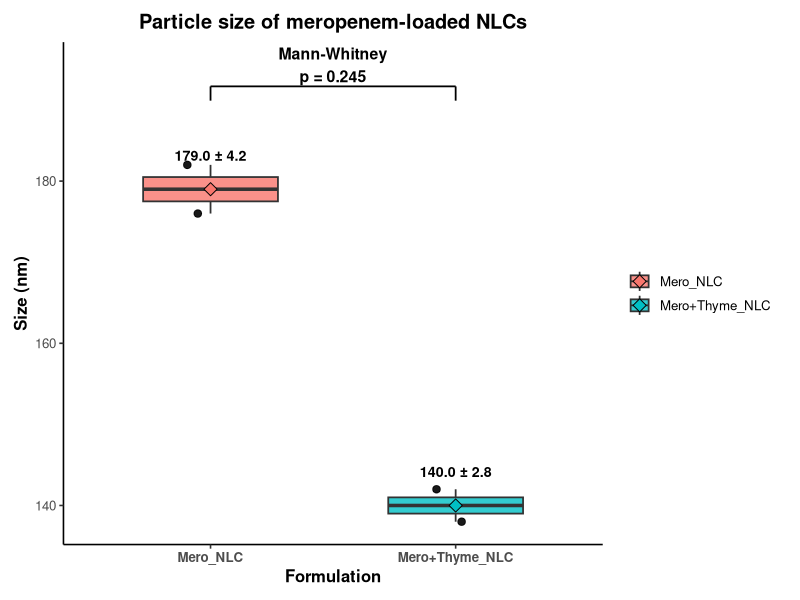
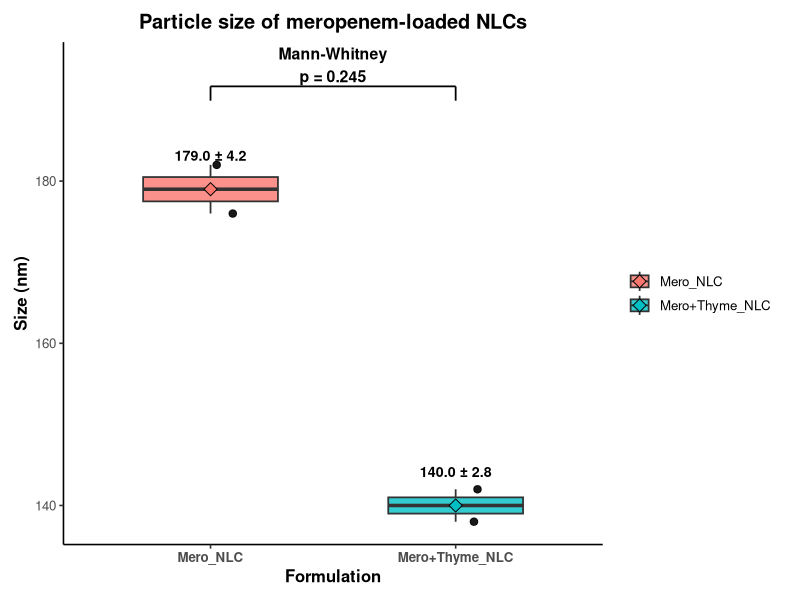
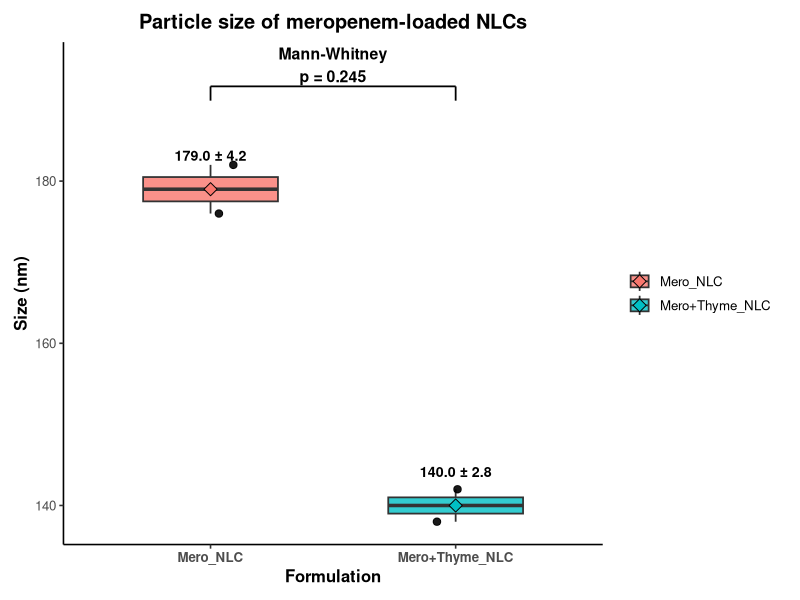

Source code (R) for these figures, in order:
# =========================================
# Boxplot + points + mean ± SD labels
# + statistical comparison (t-test or Mann-Whitney)
# (NO ggpubr / NO rstatix needed)
# =========================================

library(readr)
library(dplyr)
library(ggplot2)
library(forcats)

# -------------------------
# 1) Load data
# -------------------------
df <- read_csv("data/nlc_data.csv", show_col_types = FALSE)

# -------------------------
# 2) Robust column detection
# -------------------------
cn <- names(df)

form_col <- cn[grepl("formulation|group|sample|treat", cn, ignore.case = TRUE)][1]
if (is.na(form_col) || length(form_col) == 0) stop("Couldn't find a formulation/group column.")

size_col <- cn[grepl("size|particle|ps|nm", cn, ignore.case = TRUE)][1]
if (is.na(size_col) || length(size_col) == 0) stop("Couldn't find a particle size column.")

df <- df %>%
  rename(
    Formulation = all_of(form_col),
    Size_nm     = all_of(size_col)
  ) %>%
  mutate(
    Formulation = as.factor(Formulation),
    Size_nm     = as.numeric(Size_nm)
  ) %>%
  filter(!is.na(Formulation), !is.na(Size_nm))

# Optional: set preferred order if present
preferred_order <- c("Mero_NLC", "Mero+Thyme_NLC", "Mero_Thyme_NLC", "MeroThyme_NLC")
df <- df %>%
  mutate(Formulation = fct_relevel(Formulation, intersect(preferred_order, levels(Formulation))))

# -------------------------
# 3) Summary stats (mean ± SD)
# -------------------------
sumstats <- df %>%
  group_by(Formulation) %>%
  summarise(
    n = n(),
    mean = mean(Size_nm),
    sd = ifelse(n() >= 2, sd(Size_nm), 0),
    .groups = "drop"
  ) %>%
  mutate(label = sprintf("%.1f \u00B1 %.1f", mean, sd))

dir.create("outputs", showWarnings = FALSE, recursive = TRUE)
write_csv(sumstats, "outputs/summary_stats_particle_size.csv")

# -------------------------
# 4) Statistical comparison (expects exactly 2 groups)
# -------------------------
ng <- nlevels(df$Formulation)
if (ng != 2) {
  stop(paste0(
    "This script adds ONE comparison and expects 2 groups. You have ", ng,
    ". If you want pairwise comparisons for >2 groups, tell me."
  ))
}

lvl <- levels(df$Formulation)
g1 <- lvl[1]; g2 <- lvl[2]

x1 <- df$Size_nm[df$Formulation == g1]
x2 <- df$Size_nm[df$Formulation == g2]

p_sh1 <- if (length(x1) >= 3) shapiro.test(x1)$p.value else NA_real_
p_sh2 <- if (length(x2) >= 3) shapiro.test(x2)$p.value else NA_real_

use_ttest <- !is.na(p_sh1) && !is.na(p_sh2) && p_sh1 > 0.05 && p_sh2 > 0.05

if (use_ttest) {
  test_name <- "t-test"
  pval <- t.test(x1, x2)$p.value
} else {
  test_name <- "Mann-Whitney"   # ✅ FIXED (normal hyphen)
  pval <- wilcox.test(x1, x2, exact = FALSE)$p.value
}

p_text <- if (pval < 0.001) "p < 0.001" else paste0("p = ", formatC(pval, format = "f", digits = 3))

test_out <- data.frame(
  group1 = g1,
  group2 = g2,
  test = test_name,
  p_value = pval,
  shapiro_p_group1 = p_sh1,
  shapiro_p_group2 = p_sh2
)
write_csv(test_out, "outputs/group_comparison_particle_size.csv")

# -------------------------
# 5) Label positions
# -------------------------
ymin <- min(df$Size_nm, na.rm = TRUE)
ymax <- max(df$Size_nm, na.rm = TRUE)
y_range <- ymax - ymin

offset_mean <- 0.08 * y_range
offset_bracket <- 0.22 * y_range

label_df <- sumstats %>%
  mutate(y = mean + offset_mean)

y_bracket <- ymax + offset_bracket
y_text <- y_bracket + 0.06 * y_range
tick_h <- 0.04 * y_range

# -------------------------
# 6) Plot
# -------------------------
p <- ggplot(df, aes(x = Formulation, y = Size_nm, fill = Formulation)) +
  geom_boxplot(
    width = 0.55,
    outlier.shape = NA,
    alpha = 0.8,
    linewidth = 0.6
  ) +
  geom_jitter(
    width = 0.10,
    height = 0,
    size = 2.2,
    alpha = 0.9
  ) +
  stat_summary(fun = mean, geom = "point", size = 3.2, shape = 23) +
  geom_text(
    data = label_df,
    aes(x = Formulation, y = y, label = label),
    inherit.aes = FALSE,
    size = 3.6,
    fontface = "bold",
    vjust = 0
  ) +
  annotate("segment", x = 1, xend = 2, y = y_bracket, yend = y_bracket, linewidth = 0.6) +
  annotate("segment", x = 1, xend = 1, y = y_bracket - tick_h, yend = y_bracket, linewidth = 0.6) +
  annotate("segment", x = 2, xend = 2, y = y_bracket - tick_h, yend = y_bracket, linewidth = 0.6) +
  annotate("text", x = 1.5, y = y_text, label = paste0(test_name, "\n", p_text),
           size = 4, fontface = "bold") +
  labs(
    title = "Particle size of meropenem-loaded NLCs",
    x = "Formulation",
    y = "Size (nm)"
  ) +
  theme_classic(base_size = 12) +
  theme(
    plot.title = element_text(face = "bold", hjust = 0.5),
    axis.title = element_text(face = "bold"),
    axis.text.x = element_text(face = "bold"),
    legend.title = element_blank(),
    legend.position = "right",
    plot.margin = margin(10, 15, 10, 10)
  ) +
  coord_cartesian(clip = "off")

# -------------------------
# 7) Save
# -------------------------
dir.create("figures", showWarnings = FALSE, recursive = TRUE)
ggsave("figures/particle_size_boxplot_stats.png", p, width = 7, height = 5, dpi = 300)
ggsave("figures/particle_size_boxplot_stats.pdf", p, width = 7, height = 5)

p
